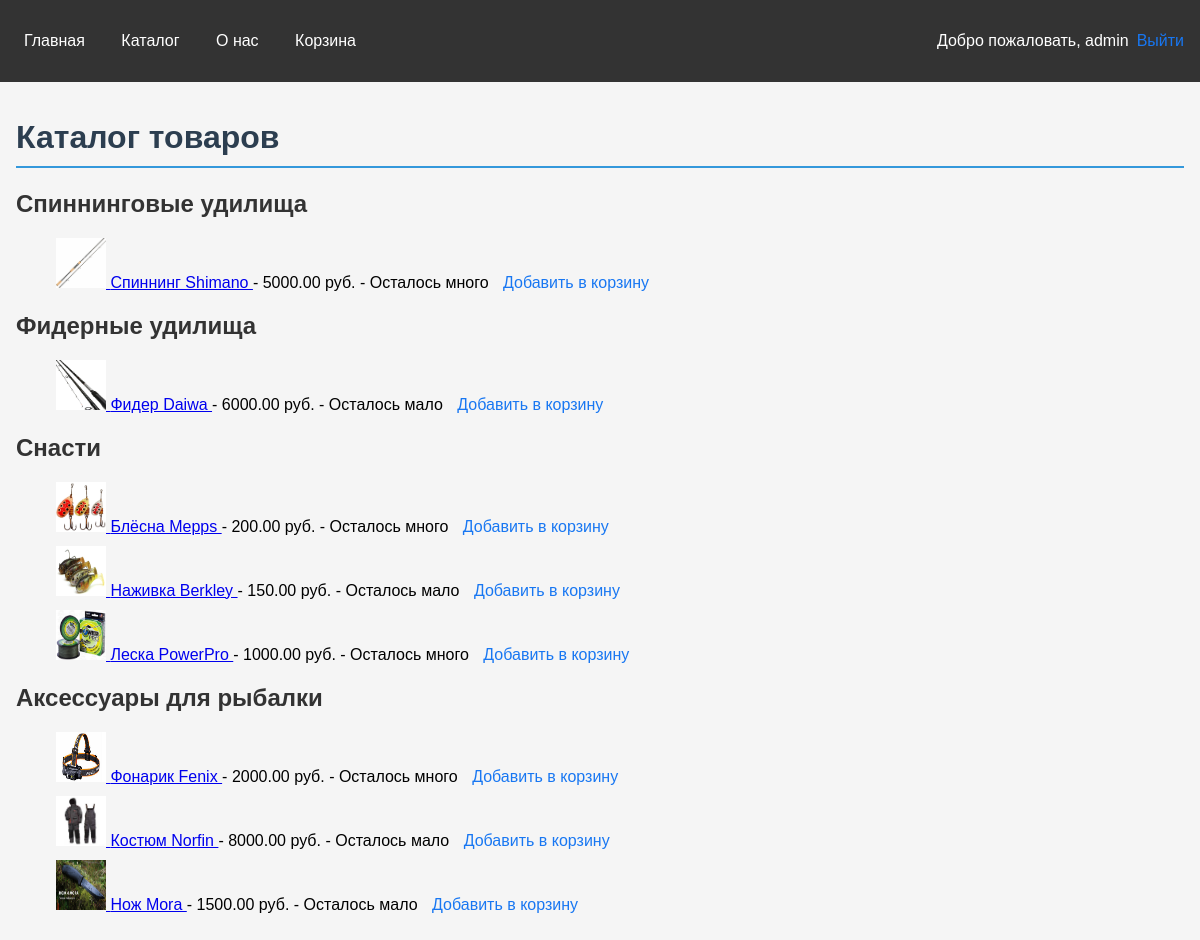
/catalog/ (signed in), run on the app's committed database.
### main/models.py (models this page shows, shortened)
class Category(models.Model):
    name = models.CharField(max_length=100)
    parent = models.ForeignKey('self', on_delete=models.CASCADE, null=True, blank=True, related_name='children')
    def __str__(self):
        return self.name

class Product(models.Model):
    name = models.CharField(max_length=100)
    description = models.TextField()
    price = models.DecimalField(max_digits=10, decimal_places=2)
    category = models.ForeignKey(Category, on_delete=models.CASCADE, null=True, blank=True )
    stock = models.PositiveIntegerField(default=0)
    image = models.ImageField(upload_to='products/', null=True, blank=True)
    @property
    def stock_status(self):
        if self.stock > 10:
            return "Осталось много"
        elif self.stock > 0:
            return "Осталось мало"
        else:
            "Нет в наличии"

### main/views.py (the view)
# urls.py: path('catalog/', CatalogView.as_view(), name='catalog'),
class CatalogView(ListView):
    model = Product
    template_name = 'catalog.html'
    def get_context_data(self, **kwargs):
        context = super().get_context_data(**kwargs)
        top_categories = Category.objects.filter(parent__isnull=True)
        print(f"Top categories: {top_categories}")
        context['top_categories'] = top_categories
        return context

### main/templates/catalog.html (shortened to what this page needs)
{% extends 'main/base.html' %}
{% block content %}
    <div class="container" style="max-width: 1200px; margin: 0 auto;">
        <h1 style="color: #2c3e50; border-bottom: 2px solid #3498db; padding-bottom: 10px;">Каталог товаров</h1>
        <ul style="list-style: none; padding: 0;">
        {% for top_cat in top_categories %}
            <li style="margin-bottom: 20px;">
                <h2 style="color: #333; font-size: 1.5rem;">{{ top_cat.name }}</h2>
                <ul style="list-style: none; padding-left: 20px;">
                {% if top_cat.product_set.all %}
                <ul style="list-style: none; padding-left: 20px;">
                    {% for product in top_cat.product_set.all %}
                        <li style="margin-bottom: 10px;">
                            <a href="{% url 'product_detail' pk=product.pk %}">
                                {% if product.image %}
                                    <img src="{{ product.image.url }}" alt="{{ product.name }}" width="50" height="50">
                                {% else %}
                                    <img src="/media/default_product_image.jpg" alt="Default Image" width="50" height="50">
                                {% endif %}
                                {{ product.name }}
                            </a>
                            - {{ product.price }} руб. - {{ product.stock_status }}
                            <a href="{% url 'add_to_cart' product.id %}" style="color: #1877f2; text-decoration: none; margin-left: 10px;">Добавить в корзину</a>
                        </li>
                    {% endfor %}
                    </ul>
                {% endif %}
                </ul>
            </li>
        {% endfor %}
        </ul>
    </div>
{% endblock %}

### main/templates/main/base.html (shortened to what this page needs)
<!DOCTYPE html>
<html lang="ru">
<head>
</head>
<body>
    <header>
        <nav>
            <a href="{% url 'home' %}">Главная</a>
            <a href="{% url 'catalog' %}">Каталог</a>
            <a href="{% url 'about' %}">О нас</a>
            <a href="{% url 'cart' %}">Корзина</a>
        </nav>
        <div class="auth">
            {% if user.is_authenticated %}
                <p>Добро пожаловать, {{ user.username }}</p>
                <a href="{% url 'logout' %}">Выйти</a>
            {% endif %}
        </div>
    </header>
    <main>
        {% block content %}{% endblock %}
    </main>
</body>
</html>

### main/templates/main/base.html (style rules this page uses)
body { font-family: Arial, sans-serif; margin: 0; padding: 0; background-color: #f5f5f5; }
header { background-color: #333; color: white; padding: 1rem; display: flex; justify-content: space-between; align-items: center; }
nav a { color: white; text-decoration: none; margin-right: 1rem; padding: 0.5rem; transition: all 0.3s; }
.auth { display: flex; align-items: center; }
.auth a { color: #1877f2; text-decoration: none; margin-left: 0.5rem; }
main { padding: 1rem; max-width: 1200px; margin: 0 auto; }

### data on the page
Category: name "Спиннинговые удилища"
Product: image (picture), name "Спиннинг Shimano", price "5000.00", stock_status "Осталось много"
Category: name "Фидерные удилища"
Product: image (picture), name "Фидер Daiwa", price "6000.00", stock_status "Осталось мало"
Category: name "Снасти"
Product: image (picture), name "Блёсна Mepps", price "200.00", stock_status "Осталось много"
Product: image (picture), name "Наживка Berkley", price "150.00", stock_status "Осталось мало"
Product: image (picture), name "Леска PowerPro", price "1000.00", stock_status "Осталось много"
Category: name "Аксессуары для рыбалки"
Product: image (picture), name "Фонарик Fenix", price "2000.00", stock_status "Осталось много"
Product: image (picture), name "Костюм Norfin", price "8000.00", stock_status "Осталось мало"
Product: image (picture), name "Нож Mora", price "1500.00", stock_status "Осталось мало"

### other printed values
{{ user.username }} "admin"
